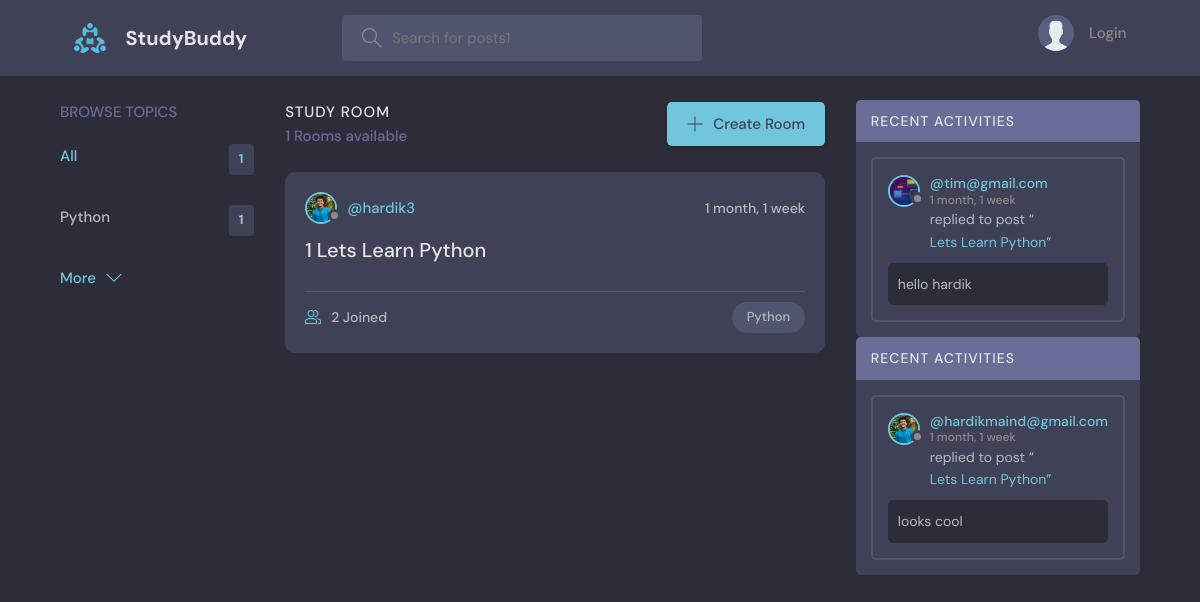
The page / on the database its author committed.
### base/models.py (models this page shows, shortened)
class Topic(models.Model):
    name = models.CharField(max_length=200)

class Room(models.Model):
    host = models.ForeignKey(User, null=True, on_delete=models.SET_NULL)
    name = models.CharField(max_length=200)
    description = models.TextField(null=True, blank=True)
    participants = models.ManyToManyField(User,related_name='participants', blank=True)
    updated = models.DateTimeField(auto_now=True)
    created = models.DateTimeField(auto_now_add=True)
    topic = models.ForeignKey(Topic, null=True, on_delete=models.SET_NULL)
    class Meta:
        ordering = ['-updated', '-created']
    def __str__(self):
        return self.name

class User(AbstractUser):
    name=models.CharField(max_length=200,null=True)
    email=models.EmailField(unique=True,null=True)
    bio=models.TextField(null=True)
    avatar=models.ImageField(null=True,default="avatar.svg")
    USERNAME_FIELD='email'
    REQUIRED_FIELDS=[]

class Message(models.Model):
    user = models.ForeignKey(User, on_delete=models.CASCADE)
    room = models.ForeignKey(Room, on_delete=models.CASCADE)
    body = models.TextField()
    updated = models.DateTimeField(auto_now=True)
    created = models.DateTimeField(auto_now_add=True)
    class Meta:
        ordering = ['-updated', '-created']

### base/views.py (the view)
# urls.py: path('', views.home,name="home"),   #when the user goes to the home page, the home function is called..which is in the views.py file
def home(request):
    q = request.GET.get('q') if request.GET.get('q') != None else ''
    rooms = Room.objects.filter(Q(topic__name__icontains=q) | Q(
        name__icontains=q) | Q(description__icontains=q))
    room_count = rooms.count()
    room_message = Message.objects.filter(Q(room__topic__name__icontains=q))
    topics = Topic.objects.all()[0:5]
    context = {'rooms': rooms, 'topics': topics,
               'room_count': room_count, 'room_messages': room_message}
    return render(request, 'base/home.html', context)

### base/templates/base/home.html (shortened to what this page needs)
{% extends 'main.html' %}
{% block content %}
<main class="layout layout--3">
  <div class="container">
    {%include 'base/topic_component.html' %}
    <div class="roomList">
      <div class="roomList__header">
        <div>
          <h2>Study Room</h2>
          <p>{{room_count}} Rooms available</p>
        </div>
        <a class="btn btn--main" href="{% url 'create-room' %}">
          <svg
            version="1.1"
            xmlns="http://www.w3.org/2000/svg"
            width="32"
            height="32"
            viewBox="0 0 32 32"
          >
            <title>add</title>
            <path
              d="M16.943 0.943h-1.885v14.115h-14.115v1.885h14.115v14.115h1.885v-14.115h14.115v-1.885h-14.115v-14.115z"
            ></path>
          </svg>
          Create Room
        </a>
      </div>
     {%include 'base/feed_component.html' %}
    </div>
    {% include 'base/activity_component.html' %}
  </div>
</main>
{% endblock content %}

### base/templates/base/topic_component.html
<div class="topics">
  <div class="topics__header">
    <h2>Browse Topics</h2>
  </div>
  <ul class="topics__list">
    <li>
      <a href="{% url 'home'%}" class="active">All <span>{{topics.count}}</span></a>
    </li>
    {% for x in topics %}
    <li>
      <a href="{% url 'home' %}?q={{x.name}}"> {{x.name}} <span>{{x.room_set.all.count}}</span></a>
    </li>
    {%endfor%}
  </ul>
  <a class="btn btn--link" href="{% url 'topics' %}">
    More
    <svg
      version="1.1"
      xmlns="http://www.w3.org/2000/svg"
      width="32"
      height="32"
      viewBox="0 0 32 32"
    >
      <title>chevron-down</title>
      <path d="M16 21l-13-13h-3l16 16 16-16h-3l-13 13z"></path>
    </svg>
  </a>
</div>

### base/templates/base/feed_component.html (shortened to what this page needs)
{% for room in rooms %}
<div class="roomListRoom">
  <div class="roomListRoom__header">
    <a href="{% url 'user-profile' room.host.id %}" class="roomListRoom__author">
      <div class="avatar avatar--small">
        <img src="{{room.host.avatar.url}}" />
      </div>
      <span>@{{room.host.username}}</span>
    </a>
    <div class="roomListRoom__actions">
      <span>{{room.created|timesince }}</span>
    </div>
  </div>
  <div class="roomListRoom__content">
    <a href="{% url 'room' room.id %}"> {{room.id}}    {{room.name}}</a>
  </div>
  <div class="roomListRoom__meta">
    <a href="{% url 'room' room.id %}" class="roomListRoom__joined">
      {{room.participants.all.count}} Joined
    </a>
    <p class="roomListRoom__topic">{{room.topic.name}}</p>
  </div>
</div>
{% endfor %}

### base/templates/base/activity_component.html (shortened to what this page needs)
<div>
{% for x in room_messages %}
<div class="activities">
  <div class="activities__header">
    <h2>Recent Activities</h2>
  </div>
  <div class="activities__box">
    <div class="activities__boxHeader roomListRoom__header">
      <a href="{% url 'user-profile' x.user.id %}" class="roomListRoom__author">
        <div class="avatar avatar--small">
          <img src="{{x.user.avatar.url}}" />
        </div>
        <p>
          @{{x.user}}
          <span>{{x.created|timesince}}</span>
        </p>
      </a>
    </div>
    <div class="activities__boxContent">
      <p>
        replied to post “<a href="{%url 'room' x.room.id %}">{{x.room}}</a>”
      </p>
      <div class="activities__boxRoomContent">
        {{x.body}}
      </div>
    </div>
  </div>
</div>
{% endfor %}
</div>

### rows shown on the page
Topic: name "Python", room_set.all.count "1"
Room: host.avatar (picture), host.username "hardik3", created "1 month, 1 week", id "1", name "Lets Learn Python", participants.all.count "2", topic.name "Python"
Message: user.avatar (picture), user "tim@gmail.com", created "1 month, 1 week", room "Lets Learn Python", body "hello hardik"
Message: user.avatar (picture), user "hardikmaind@gmail.com", created "1 month, 1 week", room "Lets Learn Python", body "looks cool"

### other values the page prints
{{ topics.count }} "1"
{{ room_count }} "1"
